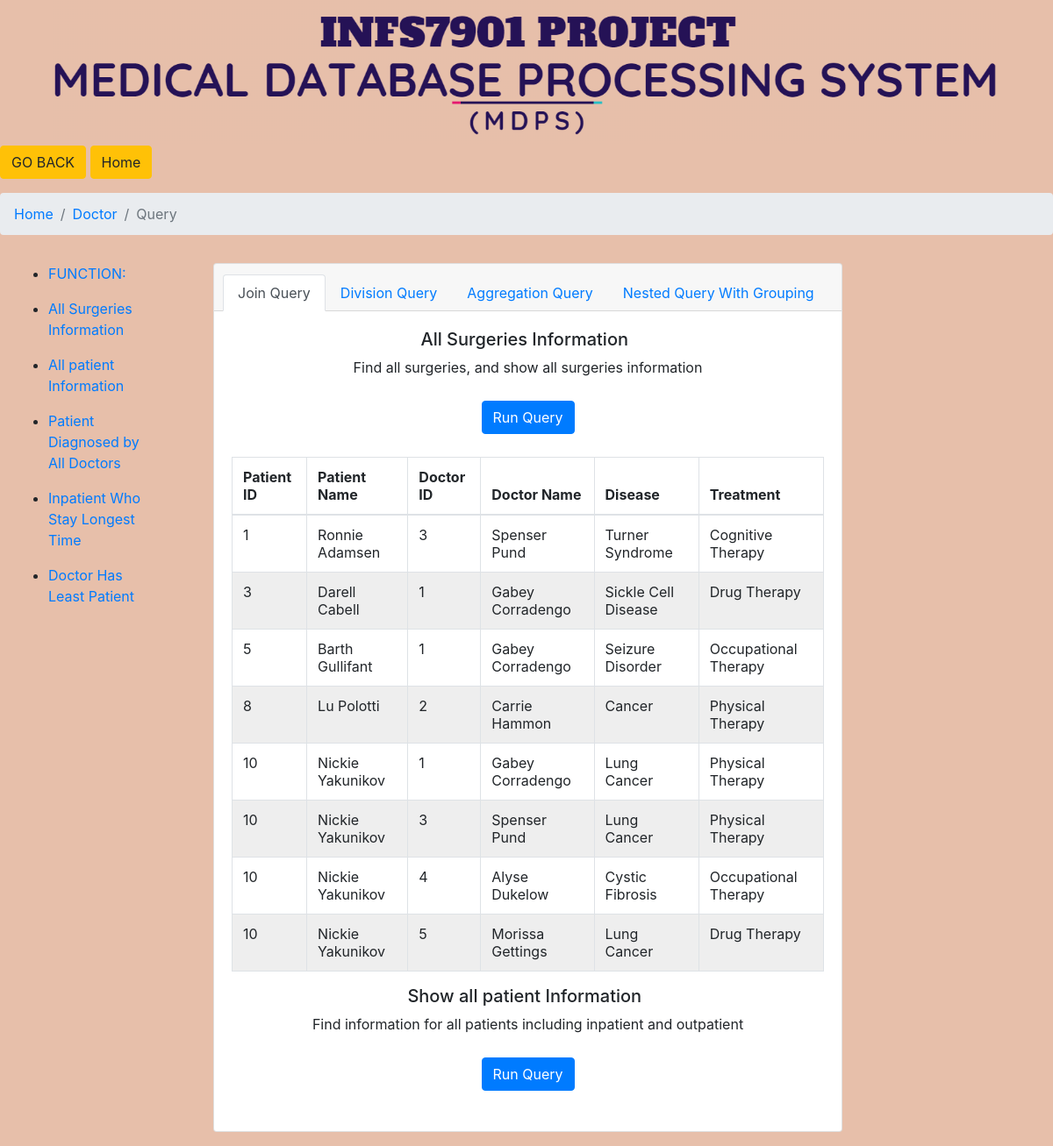
The page /includes/doc_query/join_query/queries.php on the database its author committed.
### tables this page shows
CREATE TABLE `pat_doc_2` (
  `pat_id` int(11) NOT NULL,
  `doc_id` int(11) NOT NULL,
  `if_surge` int(11) DEFAULT NULL,
  `disease` varchar(200) DEFAULT NULL,
  `treatment` varchar(200) DEFAULT NULL
);

CREATE TABLE `patient_1` (
  `pat_id` int(11) NOT NULL,
  `visit_date` date DEFAULT NULL,
  `age` int(11) DEFAULT NULL,
  `pat_name` varchar(200) DEFAULT NULL,
  `gender` varchar(200) DEFAULT NULL,
  `address` varchar(200) DEFAULT NULL,
  `symptom` varchar(200) DEFAULT NULL
);

CREATE TABLE `doctor` (
  `doc_id` int(11) NOT NULL,
  `age` int(11) DEFAULT NULL,
  `doc_name` varchar(200) DEFAULT NULL
);

### includes/doc_query/join_query/queries.php (the view, shortened to what this page needs)
<head>
  <link rel="stylesheet" href="https://maxcdn.bootstrapcdn.com/bootstrap/4.0.0/css/bootstrap.min.css">
  </head>
<body style="background-color:E7BFAA;">
<div align="center">
<img class="mw-100" src="logo.png"style="width: 90%">
</div>
  <form>
    <input type="button" value="GO BACK " class="btn btn-warning" onclick="history.go(-1);return false;" />
    <input type="button" value="Home " class="btn btn-warning" onclick="window.location.href='https://yifei.uqcloud.net/MDPS/index.php'" />
  </form>
  <?php
        $servername = "localhost";
        $username = "root";
        $password = "d74dbdad52b2dfe8";
        $dbname = "project_hospital";
        $conn = new mysqli($servername, $username, $password, $dbname);
    ?>
        <nav aria-label="breadcrumb">
    <ol class="breadcrumb">
    <li class="breadcrumb-item"><a href="https://yifei.uqcloud.net/MDPS/index.php">Home</a></li>
    <li class="breadcrumb-item"><a href="https://yifei.uqcloud.net/MDPS/includes/logged_in_as_doc.php">Doctor</a></li>
    <li class="breadcrumb-item active" aria-current="page">Query</li>
    </ol>
    </nav>
<div class="container-fluid row">
<div class="d-none d-xl-block col-xl-2 bd-toc">
            <ul class="section-nav">
            <li class="toc-entry toc-h5 mt-3 mb-3 active"><a href="#">FUNCTION:</a></li>
<li class="toc-entry toc-h3 mt-3 mb-3"><a href="/MDPS/includes/doc_query/join_query/queries.php">All Surgeries Information</a></li>
<li class="toc-entry toc-h3 mt-3 mb-3"><a href="/MDPS/includes/doc_query/join_query/queries2.php">All patient Information</a></li>
<li class="toc-entry toc-h3 mt-3 mb-3"><a href="/MDPS/includes/doc_query/division_query/queries1.php">Patient Diagnosed by All Doctors</a></li>
<li class="toc-entry toc-h3 mt-3 mb-3"><a href="/MDPS/includes/doc_query/aggregation_query/queries1.php">Inpatient Who Stay Longest Time</a></li>
<li class="toc-entry toc-h3 mt-3 mb-3"><a href="/MDPS/includes/doc_query/nested_query/queries.php">Doctor Has Least Patient</a></li>
</ul>
</div>
<main class="col-12 col-md-9 col-xl-8 py-md-3 pl-md-5 bd-content" role="main">
<div class="card text-center">
  <div class="card-header">
    <ul class="nav nav-tabs card-header-tabs">
    <li class="nav-item">
        <a class="nav-link active" href="#">Join Query</a>
      </li>
      <li class="nav-item">
        <a class="nav-link" href="/MDPS/includes/doc_query/division_query/queries.php">Division Query</a>
      </li>
      <li class="nav-item">
        <a class="nav-link" href="/MDPS/includes/doc_query/aggregation_query/queries.php">Aggregation Query</a>
      </li>
      <li class="nav-item">
        <a class="nav-link" href="/MDPS/includes/doc_query/nested_query/queries.php">Nested Query With Grouping</a>
      </li>
    </ul>
  </div>
  <div class="card-body">
  <h5 id="query1"><div>All Surgeries Information<a class="anchorjs-link " href="#queryj1" aria-label="Anchor" data-anchorjs-icon="#" style="padding-left: 0.375em;"></a></div></h5>
    <p class="card-text">Find all surgeries, and show all surgeries information</p>
    <form action="" method="post">
    <input type="button" name="query1" class="btn btn-primary" value="Run Query" style="text-align:right;margin:10px" onclick="location.href='/MDPS/includes/doc_query/queries.php';"/>
    </form>
    <table class="table thead-light table-bordered" id="t01" align="center">
    <thead>
      <tr>
        <th scope="col">Patient ID</th>
        <th scope="col">Patient Name</th>
        <th scope="col">Doctor ID</th>
        <th scope="col">Doctor Name</th>
        <th scope="col">Disease</th>
        <th scope="col">Treatment</th>
      </tr>
    </thead>
    <tbody id="queryTable1">
      <?php
                    $query = "SELECT p.pat_id,p.pat_name,d.doc_id,d.doc_name,pd2.disease,pd2.treatment from doctor as d, pat_doc_2 as pd2 ,patient_1 as p where d.doc_id = pd2.doc_id and p.pat_id = pd2.pat_id and pd2.if_surge = 1";
                    $result = mysqli_query($conn, $query);
                    while ($rows = mysqli_fetch_array($result)) {
                        echo "<tr>";
                        echo "<td>".$rows["pat_id"]."</td>";
                        echo "<td>".$rows["pat_name"]."</td>";
                        echo "<td>".$rows["doc_id"]."</td>";
                        echo "<td>".$rows["doc_name"]."</td>";
                        echo "<td>".$rows["disease"]."</td>";
                        echo "<td>".$rows["treatment"]."</td>";
                        echo "</tr>";
                    }
            ?>
    </tbody>
  </table>
    <h5 id="query1"><div>Show all patient Information<a class="anchorjs-link " aria-label="Anchor" data-anchorjs-icon="#" style="padding-left: 0.375em;"></a></div></h5>
    <p class="card-text">Find information for all patients including inpatient and outpatient</p>
    <form action="" method="post">
    <input type="button" name="query1" class="btn btn-primary" value="Run Query" style="text-align:right;margin:10px" onclick="location.href='queries2.php';"/>
    </form>
  </div>
</div>
</main>
</div>
</body>

### includes/doc_query/join_query/queries.php (style rules this page uses)
table#t01 { width:auto; }
table#t01, th, td { border: 1px solid black; border-collapse: collapse; }
th, td { padding: 15px; text-align: left; }
table#t01 tr:nth-child(even) { background-color: #eee; }
table#t01 tr:nth-child(odd) { background-color: #fff; }

### rows shown on the page
pat_doc_2: pat.pat_id "1", pat.pat_name "Ronnie Adamsen", doc.doc_id "3", doc.doc_name "Spenser Pund", disease "Turner Syndrome", treatment "Cognitive Therapy"
pat_doc_2: pat.pat_id "3", pat.pat_name "Darell Cabell", doc.doc_id "1", doc.doc_name "Gabey Corradengo", disease "Sickle Cell Disease", treatment "Drug Therapy"
pat_doc_2: pat.pat_id "5", pat.pat_name "Barth Gullifant", doc.doc_id "1", doc.doc_name "Gabey Corradengo", disease "Seizure Disorder", treatment "Occupational Therapy"
pat_doc_2: pat.pat_id "8", pat.pat_name "Lu Polotti", doc.doc_id "2", doc.doc_name "Carrie Hammon", disease "Cancer", treatment "Physical Therapy"
pat_doc_2: pat.pat_id "10", pat.pat_name "Nickie Yakunikov", doc.doc_id "1", doc.doc_name "Gabey Corradengo", disease "Lung Cancer", treatment "Physical Therapy"
pat_doc_2: pat.pat_id "10", pat.pat_name "Nickie Yakunikov", doc.doc_id "3", doc.doc_name "Spenser Pund", disease "Lung Cancer", treatment "Physical Therapy"
pat_doc_2: pat.pat_id "10", pat.pat_name "Nickie Yakunikov", doc.doc_id "4", doc.doc_name "Alyse Dukelow", disease "Cystic Fibrosis", treatment "Occupational Therapy"
pat_doc_2: pat.pat_id "10", pat.pat_name "Nickie Yakunikov", doc.doc_id "5", doc.doc_name "Morissa Gettings", disease "Lung Cancer", treatment "Drug Therapy"
